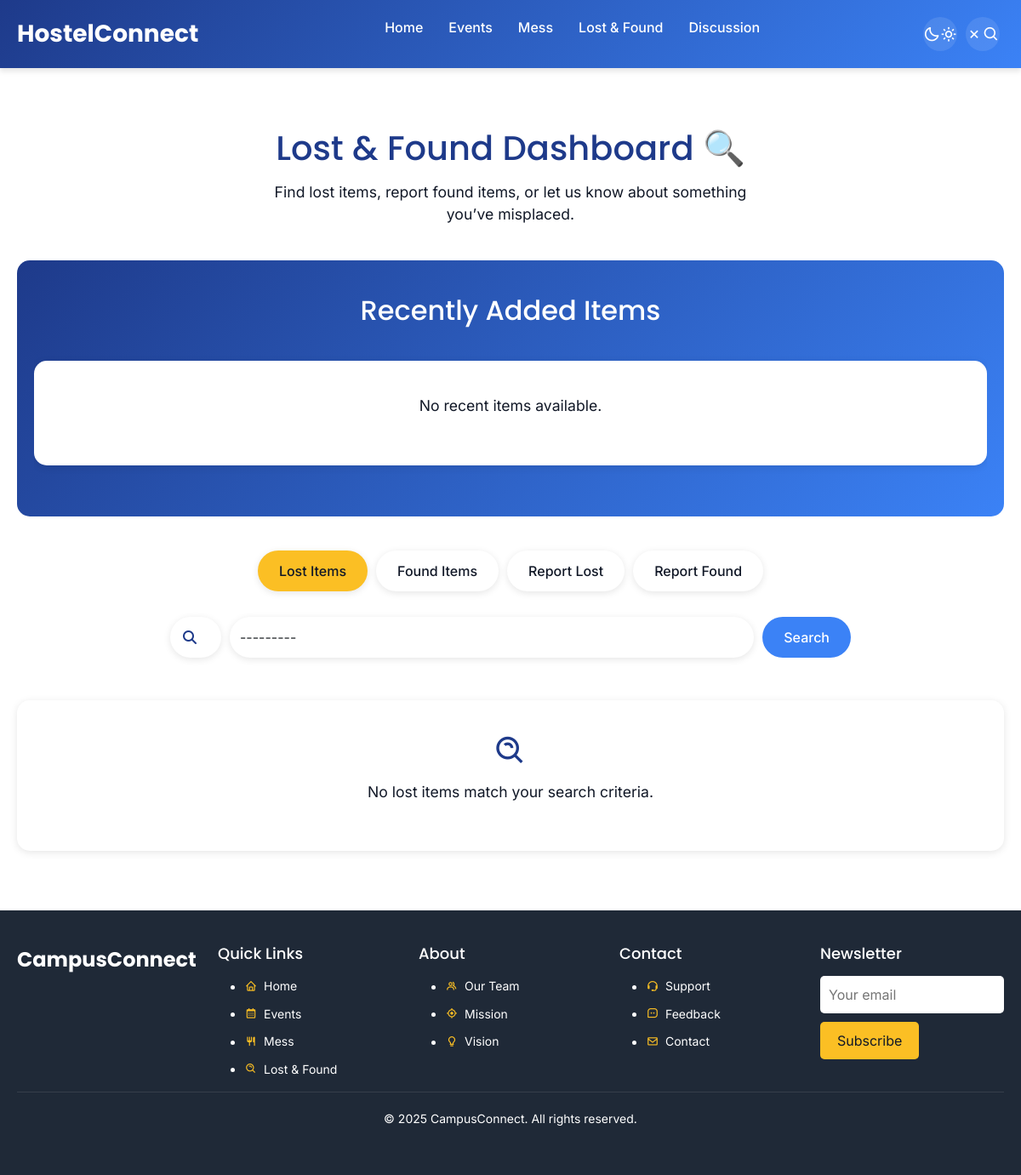
Page /app2/lost-and-found/ (signed in) on the earlier database version.
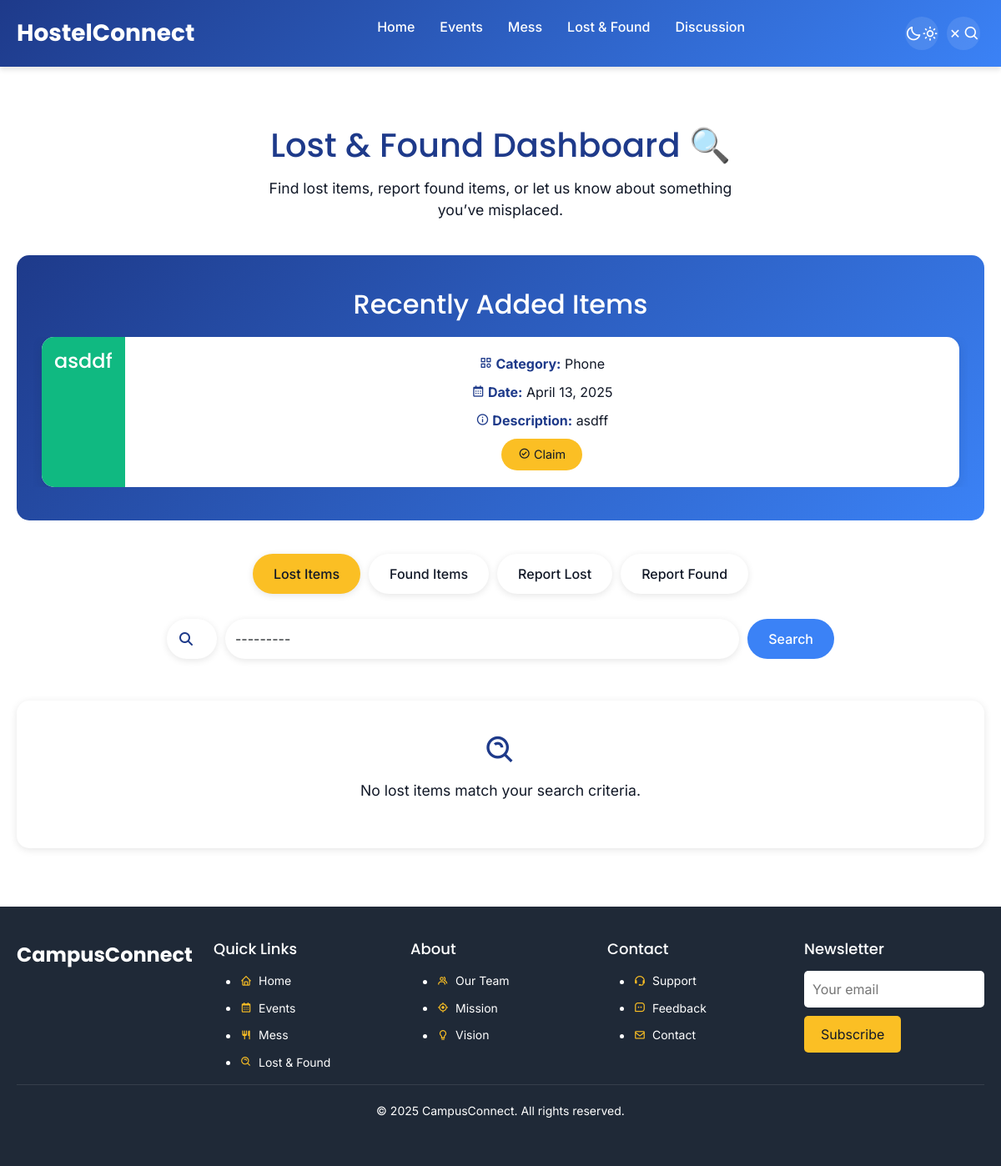
Same page on the later database version.
### app2/models.py (models this page shows, shortened)
class Item(models.Model):
    CATEGORY_CHOICES = [
        ('keys', 'Keys'),
        ('phone', 'Phone'),
        ('bottle', 'Bottle'),
        ('wallet', 'Wallet'),
        ('bag', 'Bag'),
        ('documents', 'Documents'),
        ('other', 'Other'),
    ]
    title = models.CharField(max_length=200)
    description = models.TextField()
    category = models.CharField(max_length=20, choices=CATEGORY_CHOICES)
    location = models.CharField(max_length=200)
    contact_info = models.CharField(max_length=200)
    created_at = models.DateTimeField(auto_now_add=True)
    is_claimed = models.BooleanField(default=False)
    class Meta:
        abstract = True
        ordering = ['-created_at']

class FoundItem(Item):
    date_found = models.DateField()
    class Meta:
        ordering = ['-created_at']

### app2/views.py (the view, shortened to what this page needs)
# urls.py: path('lost-and-found/', views.lost_and_found_dashboard, name='lost_and_found_dashboard'),
@login_required
def lost_and_found_dashboard(request):
    query_lost = request.GET.get('q_lost', '')
    category_lost = request.GET.get('category_lost', '')
    lost_items = LostItem.objects.all()
    if query_lost:
        lost_items = lost_items.filter(Q(title__icontains=query_lost) | Q(description__icontains=query_lost))
    if category_lost:
        lost_items = lost_items.filter(category=category_lost)
    query_found = request.GET.get('q_found', '')
    category_found = request.GET.get('category_found', '')
    found_items = FoundItem.objects.all()
    if query_found:
        found_items = found_items.filter(Q(title__icontains=query_found) | Q(description__icontains=query_found))
    if category_found:
        found_items = found_items.filter(category=category_found)
    recent_items = sorted(
        list(chain(
            LostItem.objects.order_by('-created_at')[:3].annotate(type=Value('lost', output_field=CharField())),
            FoundItem.objects.order_by('-created_at')[:3].annotate(type=Value('found', output_field=CharField()))
        )),
        key=lambda x: x.created_at,
        reverse=True
    )[:3]
    lost_form = LostItemForm(request.POST if 'report_lost' in request.POST else None)
    found_form = FoundItemForm(request.POST if 'report_found' in request.POST else None)
    return render(request, 'lost_and_found_dashboard.html', {
        'lost_items': lost_items,
        'found_items': found_items,
        'recent_items': recent_items,
        'lost_form': lost_form,
        'found_form': found_form,
        'query_lost': query_lost,
        'query_found': query_found,
        'category_lost': category_lost,
        'category_found': category_found,
    })

### app2/forms.py
class LostItemForm(forms.ModelForm):
    class Meta:
        model = LostItem
        fields = ['title', 'description', 'category', 'date_lost', 'location', 'contact_info']
        widgets = {
            'title': forms.TextInput(attrs={'placeholder': 'e.g., Lost Wallet', 'class': 'form-control'}),
            'description': forms.Textarea(attrs={'rows': 4, 'placeholder': 'Describe the item...', 'class': 'form-control'}),
            'category': forms.Select(attrs={'class': 'form-select'}),
            'date_lost': forms.DateInput(attrs={'type': 'date', 'class': 'form-control'}),
            'location': forms.TextInput(attrs={'placeholder': 'e.g., Library', 'class': 'form-control'}),
            'contact_info': forms.TextInput(attrs={'placeholder': 'e.g., email@example.com', 'class': 'form-control'}),
        }

### app2/templates/lost_and_found_dashboard.html (shortened to what the changed rows need)
{% extends 'base.html' %}
{% block content %}
<link href="https://cdn.jsdelivr.net/npm/bootstrap@5.3.3/dist/css/bootstrap.min.css" rel="stylesheet">
<div class="container fade-in">
  <header class="dashboard-header">
    <h1>Lost & Found Dashboard 🔍</h1>
  </header>
  <section class="featured-section fade-in">
    <h2>Recently Added Items</h2>
    <div id="featuredCarousel" class="carousel slide" data-bs-ride="carousel">
      <div class="carousel-inner">
        {% for item in recent_items|slice:":3" %}
        <div class="carousel-item {% if forloop.first %}active{% endif %}">
          <div class="item-card {{ item.type }} d-flex justify-content-center">
            <div class="card-header">
              <h5 class="card-title">{{ item.title }}</h5>
            </div>
            <div class="card-body">
              <p class="card-text"><strong><i class='bx bx-category'></i> Category:</strong> {{ item.get_category_display }}</p>
              <p class="card-text"><strong><i class='bx bx-calendar'></i> Date:</strong>
                {% if item.type == 'lost' %}
                  {{ item.date_lost }}
                {% elif item.type == 'found' %}
                  {{ item.date_found }}
                {% endif %}
              </p>
              <p class="card-text"><strong><i class='bx bx-info-circle'></i> Description:</strong> {{ item.description|truncatewords:10 }}</p>
              {% if item.type == 'found' and not item.is_claimed %}
              <a href="{% url 'claim_item' item.id %}" class="btn"><i class='bx bx-check-circle'></i> Claim</a>
              {% endif %}
            </div>
          </div>
        </div>
        {% empty %}
        <div class="carousel-item active">
          <div class="empty-state">
            <p>No recent items available.</p>
          </div>
        </div>
        {% endfor %}
      </div>
    </div>
  </section>
</div>
{% endblock %}

Differences in the rows shown:
added FoundItem: title "asddf", category "Phone", date_found "April 13, 2025", description "asdff", is_claimed False (drawn)
Other differences:
text no longer shown: "No recent items available."
